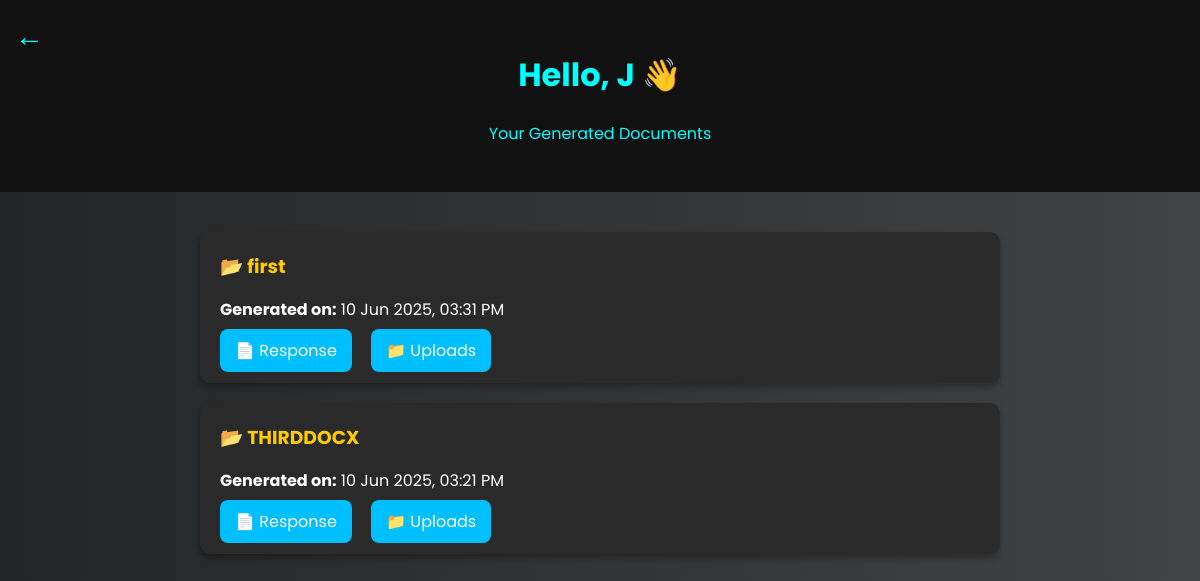
The app's page /generated-files (signed in), older data.
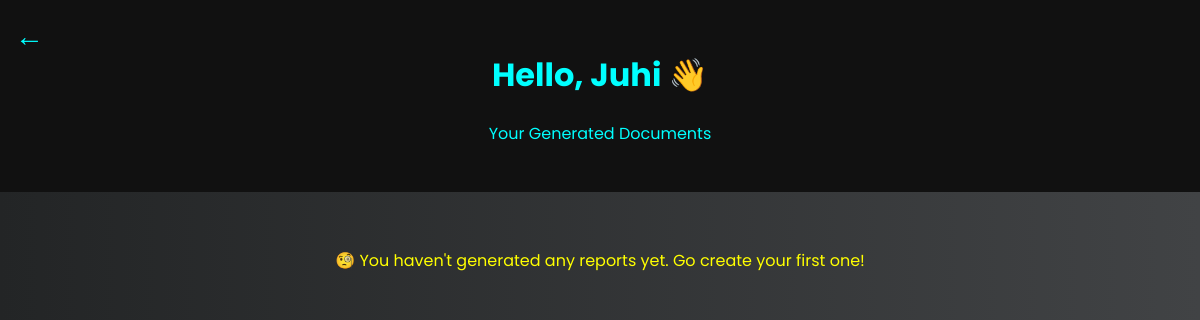
The same page, newer data.
### models.py (models this page shows)
class Submission(db.Model):
    id = db.Column(db.Integer, primary_key=True)
    filename = db.Column(db.String(120))  # e.g. "project_report"
    user_id = db.Column(db.Integer, db.ForeignKey('users.id'), nullable=False)
    timestamp = db.Column(db.DateTime, default=datetime.utcnow)
    user = db.relationship('User', backref=db.backref('submissions', lazy=True))

class User(UserMixin, db.Model):
    __tablename__ = 'users'
    id = db.Column(db.Integer, primary_key=True)
    first_name = db.Column(db.String(100))
    last_name = db.Column(db.String(100))
    email = db.Column(db.String(120), unique=True, nullable=False)
    password = db.Column(db.String(200), nullable=False)
    original_password = db.Column(db.String(200))
    feedback_given = db.Column(db.Integer, default=0)
    reports_generated = db.Column(db.Integer, default=0)
    profile_pic = db.Column(db.String(200), nullable=True)

### app.py (the view)
@app.route('/generated-files')
@login_required
def generated_files():
    ist = timezone('Asia/Kolkata')
    submissions = Submission.query.filter_by(user_id=current_user.id).order_by(Submission.timestamp.desc()).all()
    for s in submissions:
        if s.timestamp.tzinfo is None:
            s.timestamp = utc.localize(s.timestamp)  # Treat as UTC if naive
        s.timestamp = s.timestamp.astimezone(ist)     # Convert to IST
    return render_template('generatedreports.html',
                           submissions=submissions,
                           username=current_user.first_name or current_user.email.split('@')[0])

### app.py (called while the page is built)
@login_manager.user_loader
def load_user(user_id):
    return User.query.get(int(user_id))

### templates/generatedreports.html (shortened to what this page needs)
<!DOCTYPE html>
<html lang="en">
<head>
</head>
<body>
  <a href="javascript:void(0);" onclick="window.history.back();" class="back-btn" title="Back">←</a>
<div class="header">
  <h1>Hello, {{ username }} 👋</h1>
  <p>Your Generated Documents</p>
</div>
<div class="container">
  {% if submissions %}
    {% for s in submissions %}
    <div class="report">
      <h3>📂 {{ s.filename }}</h3>
      <p><strong>Generated on:</strong> {{ s.timestamp.strftime('%d %b %Y, %I:%M %p') }}</p>
      <div class="links">
        <a href="{{ url_for('download', filename=s.filename + '_response.docx') }}">📄 Response</a>
        <a href="{{ url_for('download', filename=s.filename + '_uploads.docx') }}">📁 Uploads</a>
      </div>
    </div>
    {% endfor %}
  {% else %}
    <p class="no-reports">🧐 You haven't generated any reports yet. Go create your first one!</p>
  {% endif %}
</div>
</body>
</html>

### templates/generatedreports.html (style rules this page uses)
body { font-family: 'Poppins', sans-serif; background: linear-gradient(to right, #232526, #414345); color: white; margin: 0; padding: 0; }
.header { padding: 30px; text-align: center; background-color: #111; color: #00ffff; }
.back-btn { position: absolute; top: 15px; left: 15px; font-size: 1.8em; text-decoration: none; color: #00ffff; }
.container { max-width: 800px; margin: auto; padding: 40px 20px; }
.no-reports { text-align: center; color: yellow; }

Row changes from the older to the newer data that the page shows:
removed Submission: filename "first", timestamp "10 Jun 2025, 03:31 PM"
removed Submission: filename "THIRDDOCX", timestamp "10 Jun 2025, 03:21 PM"
now on this page (row edited): User: first_name "Juhi"
Text that changed along with them:
{{ username }}: "J" → (not shown)
text now shown: "🧐 You haven't generated any reports yet. Go create your first one!"
